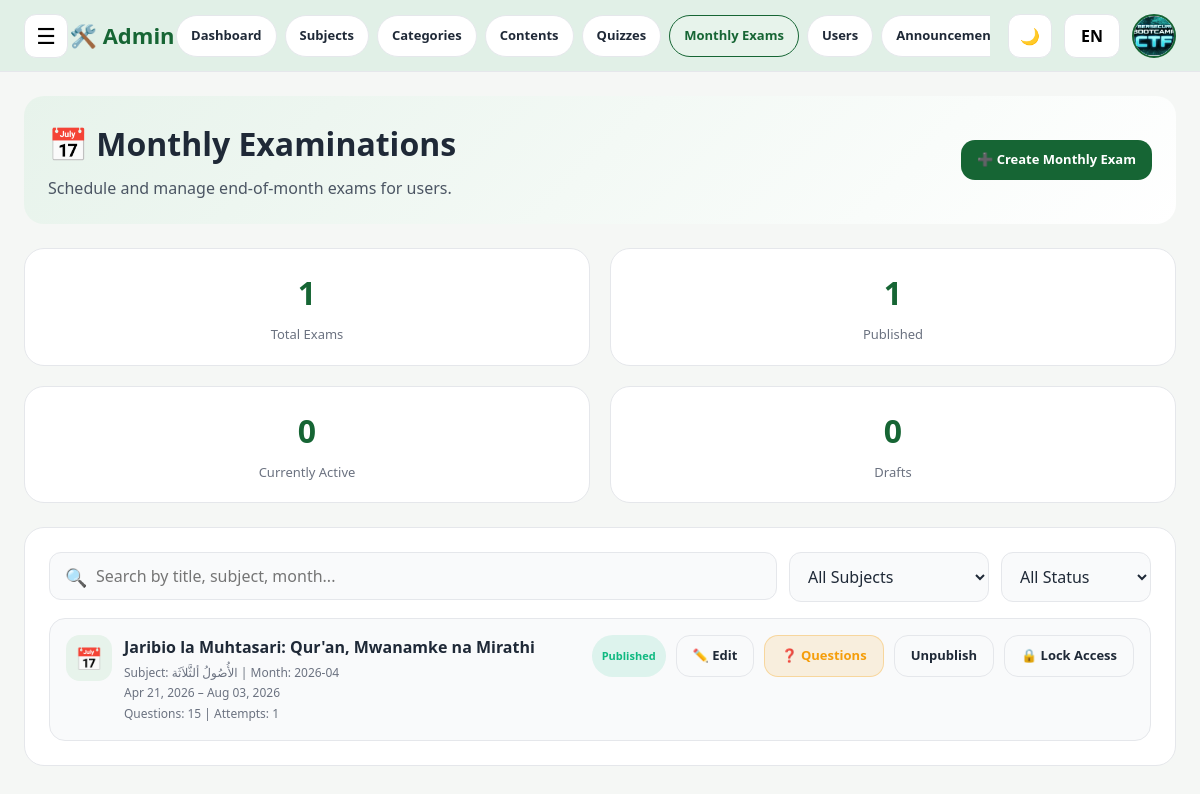
The page /myislam-v2/admin/admin_monthly_exams.php (signed in) on the database its author committed.
### tables this page shows
CREATE TABLE `users` (
  `id` int(11) NOT NULL,
  `full_name` varchar(150) NOT NULL,
  `username` varchar(50) DEFAULT NULL,
  `email` varchar(150) NOT NULL,
  `whatsapp` varchar(20) DEFAULT NULL,
  `password` varchar(255) NOT NULL,
  `role` enum('owner','admin','sheikh','user') NOT NULL DEFAULT 'user',
  `bio` text DEFAULT NULL,
  `profile_image` varchar(255) DEFAULT NULL,
  `is_active` tinyint(1) DEFAULT 1,
  `is_verified` tinyint(1) DEFAULT 0,
  `last_login_at` datetime DEFAULT NULL,
  `created_at` timestamp NULL DEFAULT current_timestamp()
);

CREATE TABLE `monthly_exams` (
  `id` int(11) NOT NULL,
  `title` varchar(255) NOT NULL,
  `slug` varchar(255) NOT NULL,
  `description` text DEFAULT NULL,
  `subject_id` int(11) DEFAULT NULL,
  `month_year` varchar(7) NOT NULL COMMENT 'Format: YYYY-MM',
  `start_date` datetime NOT NULL,
  `end_date` datetime NOT NULL,
  `time_limit_minutes` int(11) DEFAULT NULL,
  `passing_score` int(11) NOT NULL DEFAULT 70,
  `total_points` int(11) NOT NULL DEFAULT 0,
  `max_attempts` int(11) NOT NULL DEFAULT 1,
  `status` enum('draft','published','archived') NOT NULL DEFAULT 'draft',
  `created_by` int(11) NOT NULL,
  `created_at` timestamp NULL DEFAULT current_timestamp(),
  `updated_at` timestamp NULL DEFAULT current_timestamp() ON UPDATE current_timestamp()
);

CREATE TABLE `subjects` (
  `id` int(11) NOT NULL,
  `name` varchar(100) NOT NULL,
  `slug` varchar(100) NOT NULL,
  `description` text DEFAULT NULL,
  `icon` varchar(100) DEFAULT NULL,
  `image_path` varchar(255) DEFAULT NULL,
  `sort_order` int(11) DEFAULT 0,
  `is_active` tinyint(1) DEFAULT 1,
  `created_at` timestamp NULL DEFAULT current_timestamp(),
  `image` varchar(255) DEFAULT NULL
);

### myislam-v2/admin/admin_monthly_exams.php (the view, shortened to what this page needs)
<?php
function e($v): string {
    return htmlspecialchars((string)$v, ENT_QUOTES, 'UTF-8');
}
$userId = (int)$_SESSION['user_id'];
$conn = db();
function getAdminUser(PDO $conn, int $userId): ?array {
    try {
        $stmt = $conn->prepare("
            SELECT id, full_name, email, profile_image, role, is_active, created_at
            FROM users
            WHERE id = ? AND is_active = 1
            LIMIT 1
        ");
        $stmt->execute([$userId]);
        $user = $stmt->fetch();
        return $user;
    } catch (PDOException $e) {
        error_log("getAdminUser: " . $e->getMessage());
        return null;
    }
}
function getMonthlyExams(PDO $conn): array {
    try {
        $stmt = $conn->query("
            SELECT
                me.*,
                s.name AS subject_name,
                s.icon AS subject_icon,
                u.full_name AS creator_name,
                (SELECT COUNT(*) FROM monthly_exam_questions WHERE exam_id = me.id) AS total_questions,
                (SELECT COUNT(*) FROM monthly_exam_attempts WHERE exam_id = me.id) AS total_attempts
            FROM monthly_exams me
            LEFT JOIN subjects s ON s.id = me.subject_id
            LEFT JOIN users u ON u.id = me.created_by
            ORDER BY me.created_at DESC, me.id DESC
        ");
        return $stmt->fetchAll();
    } catch (PDOException $e) {
        error_log("getMonthlyExams: " . $e->getMessage());
        return [];
    }
}
$admin = getAdminUser($conn, $userId);
$exams = getMonthlyExams($conn);
$totalExams = count($exams);
$publishedExams = count(array_filter($exams, fn($e) => $e['status'] === 'published'));
$activeExams = count(array_filter($exams, fn($e) => strtotime($e['end_date']) >= time() && strtotime($e['start_date']) <= time()));
$draftExams = count(array_filter($exams, fn($e) => $e['status'] === 'draft'));
$mainNavigation = [
    ['name' => 'Dashboard', 'link' => 'dashboard.php', 'active' => false],
    ['name' => 'Subjects', 'link' => 'admin_subjects.php', 'active' => false],
    ['name' => 'Categories', 'link' => 'admin_categories.php', 'active' => false],
    ['name' => 'Contents', 'link' => 'admin_contents.php', 'active' => false],
    ['name' => 'Quizzes', 'link' => 'admin_quizzes.php', 'active' => false],
    ['name' => 'Monthly Exams', 'link' => 'admin_monthly_exams.php', 'active' => true],
    ['name' => 'Users', 'link' => 'admin_users.php', 'active' => false],
    ['name' => 'Announcements', 'link' => 'admin_announcements.php', 'active' => false],
    ['name' => 'Settings', 'link' => 'admin_settings.php', 'active' => false],
    ['name' => 'Logout', 'link' => '../logout.php', 'active' => false],
];
?>
<!DOCTYPE html>
<html lang="en">
<head>
</head>
<body>
<header class="app-header">
    <div class="header-left">
        <button class="menu-toggle" id="menuToggle">☰</button>
        <div class="brand-box">🛠️ Admin</div>
        <nav class="header-top-nav">
            <?php foreach ($mainNavigation as $navItem): ?>
                <a href="<?php echo e($navItem['link']); ?>" class="header-top-link <?php echo $navItem['active'] ? 'active' : ''; ?>"><?php echo e($navItem['name']); ?></a>
            <?php endforeach; ?>
        </nav>
    </div>
    <div class="header-right">
        <button class="icon-btn" id="themeToggle">🌙</button>
        <button class="lang-btn" id="langToggle">EN</button>
        <div class="profile-area" id="profileArea">
            <button class="profile-btn" id="profileToggle">
                <?php if (!empty($admin['profile_image'])): ?><img src="<?php echo e($admin['profile_image']); ?>" alt="Profile">
                <?php else: ?><?php echo e(initials((string)$admin['full_name'])); ?><?php endif; ?>
            </button>
        </div>
    </div>
</header>
<div class="page-layout">
    <main class="main-content">
        <div class="page-stack">
            <section class="hero-card section-card">
                <div><h1>📅 Monthly Examinations</h1><p>Schedule and manage end-of-month exams for users.</p></div>
                <button class="btn primary" id="createExamBtn">➕ Create Monthly Exam</button>
            </section>
            <div class="stats-grid">
                <div class="section-card stat-card"><div class="stat-value"><?php echo $totalExams; ?></div><div class="stat-label">Total Exams</div></div>
                <div class="section-card stat-card"><div class="stat-value"><?php echo $publishedExams; ?></div><div class="stat-label">Published</div></div>
                <div class="section-card stat-card"><div class="stat-value"><?php echo $activeExams; ?></div><div class="stat-label">Currently Active</div></div>
                <div class="section-card stat-card"><div class="stat-value"><?php echo $draftExams; ?></div><div class="stat-label">Drafts</div></div>
            </div>
            <section class="section-card">
                <div class="filters-row">
                    <div class="search-wrap"><span class="search-icon">🔍</span><input type="text" id="examSearchInput" class="search-input" placeholder="Search by title, subject, month..."></div>
                    <select id="subjectFilter" class="form-select"><option value="">All Subjects</option></select>
                    <select id="statusFilter" class="form-select"><option value="">All Status</option><option value="published">Published</option><option value="draft">Draft</option><option value="archived">Archived</option></select>
                </div>
                <?php if(!empty($exams)): ?>
                <div class="exam-list" id="examList">
                    <?php foreach($exams as $exam): $searchBlob = strtolower($exam['title'].' '.($exam['subject_name']??'').' '.$exam['month_year']); ?>
                    <div class="exam-item exam-search-item" data-search="<?php echo e($searchBlob); ?>" data-subject="<?php echo strtolower(e($exam['subject_name']??'')); ?>" data-status="<?php echo e($exam['status']); ?>" data-id="<?php echo $exam['id']; ?>">
                        <div class="exam-left">
                            <div class="exam-icon">📅</div>
                            <div>
                                <div class="exam-title"><?php echo e($exam['title']); ?></div>
                                <div class="exam-meta">
                                    Subject: <?php echo e($exam['subject_name']??'Any'); ?> | Month: <?php echo e($exam['month_year']); ?><br>
                                    <?php echo e(date('M d, Y', strtotime($exam['start_date']))); ?> – <?php echo e(date('M d, Y', strtotime($exam['end_date']))); ?><br>
                                    Questions: <?php echo $exam['total_questions']; ?> | Attempts: <?php echo $exam['total_attempts']; ?>
                                </div>
                            </div>
                        </div>
                        <div class="exam-actions">
                            <span class="badge <?php echo $exam['status']==='published'?'success':($exam['status']==='draft'?'warn':'neutral'); ?>"><?php echo ucfirst($exam['status']); ?></span>
                            <?php $examAccessLocked = isset($exam['allow_access']) && (int)$exam['allow_access'] === 0; ?>
                            <button class="btn secondary edit-exam-btn" data-id="<?php echo $exam['id']; ?>">✏️ Edit</button>
                            <a href="admin_monthly_exam_questions.php?exam_id=<?php echo $exam['id']; ?>" class="btn warn">❓ Questions</a>
                            <button class="btn secondary toggle-status-btn" data-id="<?php echo $exam['id']; ?>"><?php echo $exam['status']==='published'?'Unpublish':'Publish'; ?></button>
                            <button class="btn secondary toggle-access-btn" data-id="<?php echo $exam['id']; ?>"><?php echo $examAccessLocked?'🔓 Unlock Access':'🔒 Lock Access'; ?></button>
                        </div>
                    </div>
                    <?php endforeach; ?>
                </div>
                <?php else: ?>
                <div class="empty-state">No monthly exams yet. Click "Create Monthly Exam" to add one.</div>
                <?php endif; ?>
            </section>
        </div>
    </main>
</div>
</body>
</html>

### rows shown on the page
users: profile_image (picture)
monthly_exams: status "1", end_date "0", status "0", title "Jaribio la Muhtasari: Qur'an, Mwanamke na Mirathi", subject.name "الأُصُولُ ألثَّلاَثَة", month_year "2026-04", start_date "Apr 21, 2026", end_date "Aug 03, 2026", total_questions "15", total_attempts "1", status "Published", shows "Unpublish"

### other values the page prints
$navItem['name'] "Dashboard"
$navItem['name'] "Subjects"
$navItem['name'] "Categories"
$navItem['name'] "Contents"
$navItem['name'] "Quizzes"
$navItem['name'] "Monthly Exams"
$navItem['name'] "Users"
$totalExams "1"
